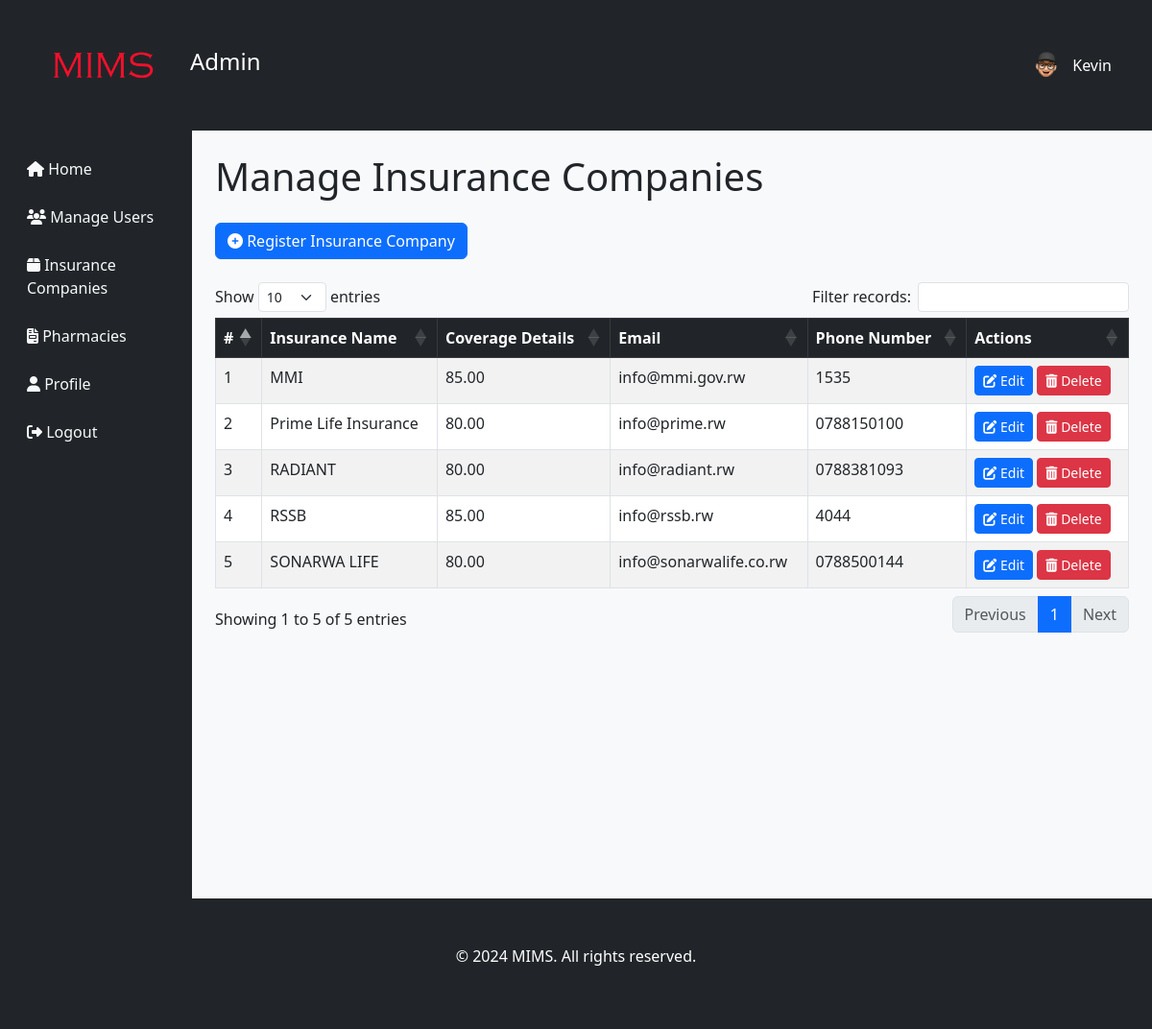
Screenshot of /admin/insurance_companies.php (signed in) with the database file from the repository.
### tables this page shows
CREATE TABLE `insurance_companies` (
  `insurance_id` int(11) NOT NULL,
  `insurance_name` varchar(100) NOT NULL,
  `coverage_percentage` decimal(5,2) NOT NULL,
  `email` varchar(60) NOT NULL,
  `phonenumber` varchar(15) NOT NULL
);

### admin/insurance_companies.php (the view, shortened to what this page needs)
<?php
include '../include/connection.php';
function getInsuranceCompanies($connection, $search = '', $limit = 10, $offset = 0) {
    $query = "SELECT * FROM insurance_companies WHERE insurance_name LIKE :search ORDER BY insurance_name ASC LIMIT :limit OFFSET :offset";
    $stmt = $connection->prepare($query);
    $search_param = "%$search%";
    $stmt->bindParam(':search', $search_param, PDO::PARAM_STR);
    $stmt->bindParam(':limit', $limit, PDO::PARAM_INT);
    $stmt->bindParam(':offset', $offset, PDO::PARAM_INT);
    $stmt->execute();
    return $stmt->fetchAll(PDO::FETCH_ASSOC);
}
$records_per_page = 10;
$current_page = isset($_GET['page']) ? (int)$_GET['page'] : 1;
$search = isset($_GET['search']) ? trim($_GET['search']) : '';
$offset = ($current_page - 1) * $records_per_page;
$insurance_companies = getInsuranceCompanies($connection, $search, $records_per_page, $offset);
?>
<!DOCTYPE html>
<html lang="en">
<head>
    <link href="https://cdn.jsdelivr.net/npm/bootstrap@5.3.0/dist/css/bootstrap.min.css" rel="stylesheet">
    <link rel="stylesheet" type="text/css" href="https://cdn.datatables.net/1.13.4/css/dataTables.bootstrap5.min.css">
    <link href="https://cdnjs.cloudflare.com/ajax/libs/font-awesome/6.4.0/css/all.min.css" rel="stylesheet">
    <link rel="stylesheet" href="../css/style.css">
</head>
<body>
<?php include './header.php'; ?>
<div class="container-fluid">
    <div class="row">
        <?php
            include './nav.php';
        ?>
        <main class="col-lg-10 ms-auto main-content p-4">
            <h1 class="mb-4">Manage Insurance Companies</h1>
            <div class="mb-4">
                <button type="button" class="btn btn-primary" data-bs-toggle="modal" data-bs-target="#registerInsuranceModal">
                    <i class="fas fa-plus-circle"></i> Register Insurance Company
                </button>
            </div>
            <div class="table-responsive">
                <table id="insuranceTable" class="table table-striped table-bordered">
                    <thead class="table-dark">
                        <tr>
                            <th>#</th>
                            <th>Insurance Name</th>
                            <th>Coverage Details</th>
                            <th>Email</th>
                            <th>Phone Number</th>
                            <th>Actions</th>
                        </tr>
                    </thead>
                    <tbody>
                        <?php if ($insurance_companies): ?>
                            <?php $count = $offset + 1; ?>
                            <?php foreach ($insurance_companies as $insurance): ?>
                                <tr>
                                    <td><?php echo htmlspecialchars($count++); ?></td>
                                    <td><?php echo htmlspecialchars($insurance['insurance_name']); ?></td>
                                    <td><?php echo htmlspecialchars($insurance['coverage_percentage']); ?></td>
                                    <td><?php echo htmlspecialchars($insurance['email']); ?></td>
                                    <td><?php echo htmlspecialchars($insurance['phonenumber']); ?></td>
                                    <td>
                                        <button class="btn btn-primary btn-sm edit-btn" data-bs-toggle="modal" data-bs-target="#editInsuranceModal"
                                            data-id="<?php echo htmlspecialchars($insurance['insurance_id']); ?>"
                                            data-name="<?php echo htmlspecialchars($insurance['insurance_name']); ?>"
                                            data-coverage="<?php echo htmlspecialchars($insurance['coverage_percentage']); ?>"
                                            data-email="<?php echo htmlspecialchars($insurance['email']); ?>"
                                            data-phone="<?php echo htmlspecialchars($insurance['phonenumber']); ?>">
                                            <i class="fas fa-edit"></i> Edit
                                        </button>
                                        <button class="btn btn-danger btn-sm delete-btn" data-bs-toggle="modal" data-bs-target="#deleteInsuranceModal"
                                            data-id="<?php echo htmlspecialchars($insurance['insurance_id']); ?>"
                                            data-name="<?php echo htmlspecialchars($insurance['insurance_name']); ?>">
                                            <i class="fas fa-trash-alt"></i> Delete
                                        </button>
                                    </td>
                                </tr>
                            <?php endforeach; ?>
                        <?php else: ?>
                            <tr>
                                <td colspan="6" class="text-center">No insurance companies found.</td>
                            </tr>
                        <?php endif; ?>
                    </tbody>
                </table>
            </div>
        </main>
    </div>
</div>
<?php include '../include/footer.php'; ?>
</body>
</html>

### css/style.css (style rules this page uses)
html, body { height: 100%; }
body { display: flex; flex-direction: column; margin: 0; background-color: #f8f9fa; }
.main-content { padding: 20px; flex-grow: 1; }

### rows the page displays
insurance_companies: insurance_name "MMI", coverage_percentage "85.00", email "info@mmi.gov.rw", phonenumber "1535"
insurance_companies: insurance_name "Prime Life Insurance", coverage_percentage "80.00", email "info@prime.rw", phonenumber "0788150100"
insurance_companies: insurance_name "RADIANT", coverage_percentage "80.00", email "info@radiant.rw", phonenumber "0788381093"
insurance_companies: insurance_name "RSSB", coverage_percentage "85.00", email "info@rssb.rw", phonenumber "4044"
insurance_companies: insurance_name "SONARWA LIFE", coverage_percentage "80.00", email "info@sonarwalife.co.rw", phonenumber "0788500144"

### other values shown
$role "Admin"
$_SESSION['first_name'] "Kevin"
